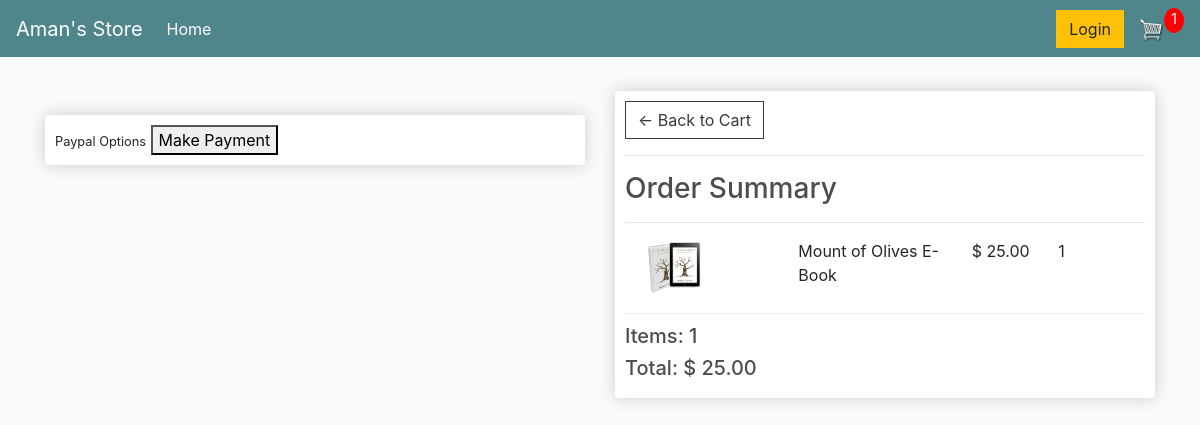
/checkout/ (signed in), run on an earlier commit of the app's database.
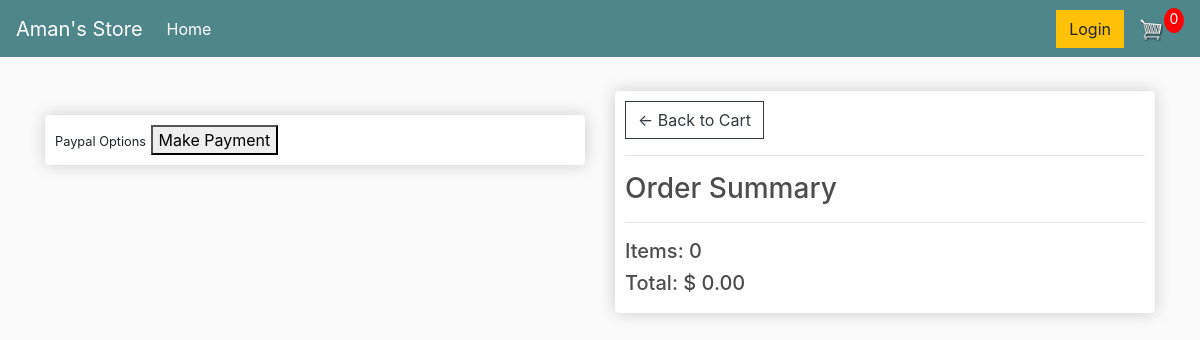
And on a later commit of the database.
### store/models.py (models this page shows, shortened)
class OrderItem(models.Model):
	product = models.ForeignKey(Product, on_delete=models.SET_NULL, null=True)
	order = models.ForeignKey(Order, on_delete=models.SET_NULL, null=True)
	quantity = models.IntegerField(default=0, null=True, blank=True)
	date_added = models.DateTimeField(auto_now_add=True)
	@property
	def get_total(self):
		total = self.product.price * self.quantity
		return total

class Product(models.Model):
	name = models.CharField(max_length=200)
	price = models.FloatField()
	digital = models.BooleanField(default=False,null=True, blank=True)
	image = models.ImageField(null=True, blank=True)
	@property
	def imageURL(self):
		try:
			url = self.image.url
		except:
			url = ''
		return url

class Order(models.Model):
	customer = models.ForeignKey(Customer, on_delete=models.SET_NULL, null=True, blank=True)
	date_ordered = models.DateTimeField(auto_now_add=True)
	complete = models.BooleanField(default=False)
	transaction_id = models.CharField(max_length=100, null=True)
	@property
	def shipping(self):
		shipping = False
		orderitems = self.orderitem_set.all()
		for i in orderitems:
			if i.product.digital == False:
				shipping = True
		return shipping
	@property
	def get_cart_total(self):
		orderitems = self.orderitem_set.all()
		total = sum([item.get_total for item in orderitems])
		return total
	@property
	def get_cart_items(self):
		orderitems = self.orderitem_set.all()
		total = sum([item.quantity for item in orderitems])
		return total

### store/views.py (the view)
# urls.py: path('checkout/', views.checkout, name="checkout"),
def checkout(request):
    if request.user.is_authenticated:
        customer = request.user.customer
        order, created = Order.objects.get_or_create(customer=customer, complete=False)
        items = order.orderitem_set.all()
        cartItems = order.get_cart_items
    else:
        items = []
        order = {'get_cart_total':0, 'get_cart_items':0, 'shipping':False}
        cartItems = ['get_cart_items']
    context = {'items':items, 'order':order, 'cartItems':cartItems, 'shipping':False}
    return render(request, 'store/checkout.html', context)

### store/templates/store/checkout.html (shortened to what this page needs)
{% extends 'store/main.html' %}
{% load static %}
{% block content %}
     <div class="row">
		<div class="col-lg-6">
			<br>
			<div class="box-element hidden" id="payment-info">
				<small>Paypal Options</small>
        <button id="make-payment">Make Payment</button>
			</div>
		</div>
		<div class="col-lg-6">
			<div class="box-element">
				<a  class="btn btn-outline-dark" href="{% url 'cart' %}">&#x2190; Back to Cart</a>
				<hr>
				<h3>Order Summary</h3>
				<hr>
        {% for item in items %}
				<div class="cart-row">
					<div style="flex:2"><img class="row-image" src="{{ item.product.imageURL }}"></div>
					<div style="flex:2"><p>{{ item.product.name }}</p></div>
					<div style="flex:1"><p>$ {{ item.product.price|floatformat:2 }}</p></div>
					<div style="flex:1"><p>{{ item.quantity }}</p></div>
				</div>
        {% endfor %}
				<h5>Items:   {{ order.get_cart_items }}</h5>
				<h5>Total:   $ {{ order.get_cart_total|floatformat:2 }}</h5>
			</div>
		</div>
</div>
{% endblock content %}

What changed in the data, as far as the page shows it:
no longer on this page (row unchanged): OrderItem: product.imageURL (picture), product.name "Mount of Olives E-Book", product.price "25.00", quantity "1"
no longer on this page (row edited): Order: get_cart_items "1", get_cart_total "25.00"
added Order: get_cart_items "0", get_cart_total "0.00"
Also different on the page:
{{ cartItems }}: "1" → "0"
